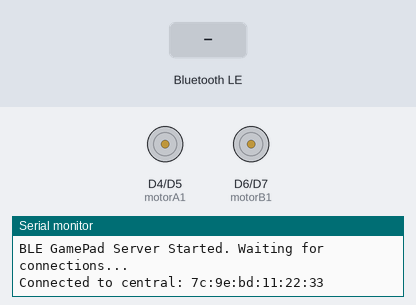
Bench run of a sketch on a simulated Arduino Nano 33 IoT. On the bench: motor-driver pin pairs drawn as motors (green arrow = first pin HIGH = forward, orange = second pin HIGH = backward, longer = more drive), the last lines printed to the serial monitor. The test bench sets the inputs (shaded band). Nothing arrives over Bluetooth unless stated; a phone connects over Bluetooth LE 3 s after start.

Above: at 3.8 s.
3.9 s: Bluetooth LE write "1" received
At 5.1 s:
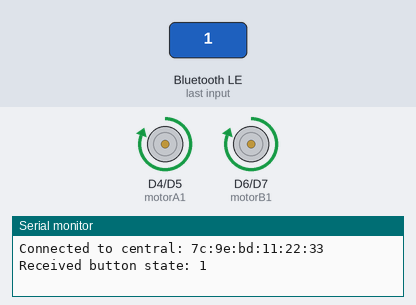
5.4 s: Bluetooth LE write "2" received
At 6.3 s:
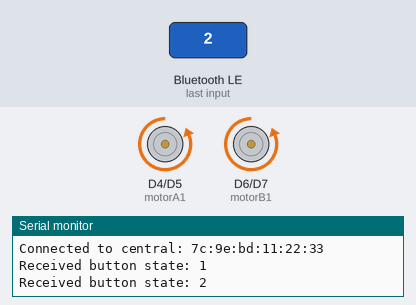
6.9 s: Bluetooth LE write "0" received
At 7.5 s:
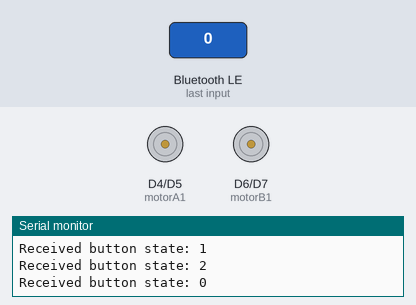
Timing chart, 0 to 9.9 s (numbered marks = the images above; inputs shaded):
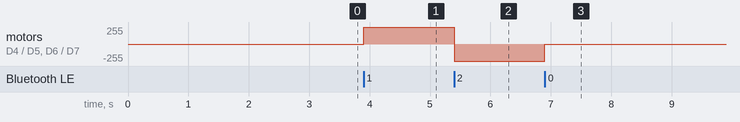

Measured:
- after the input at 3.9 s, motor on D4 (motorA1) / D5 (motorA2), motor on D6 (motorB1) / D7 (motorB2): stopped → forward 255/255 at once
- after the input at 5.4 s, motor on D4 (motorA1) / D5 (motorA2), motor on D6 (motorB1) / D7 (motorB2): forward 255/255 → backward 255/255 at once
- after the input at 6.9 s, motor on D4 (motorA1) / D5 (motorA2), motor on D6 (motorB1) / D7 (motorB2): backward 255/255 → stopped at once

The sketch:

Bluetooth_Motor_Driver.ino
```cpp
#include <ArduinoBLE.h>

// Motor control pins
const int motorA1 = 4;
const int motorA2 = 5;
const int motorB1 = 6;
const int motorB2 = 7;

// Define BLE Service and Characteristic
BLEService gamePadService("input random UUID");  // Random UUID for service
BLEByteCharacteristic gamePadCharacteristic("copy of UUID", BLERead | BLEWrite);

void setup() {
  Serial.begin(9600);
  while (!Serial);

  // Motor pins setup
  pinMode(motorA1, OUTPUT);
  pinMode(motorA2, OUTPUT);
  pinMode(motorB1, OUTPUT);
  pinMode(motorB2, OUTPUT);

  if (!BLE.begin()) {
    Serial.println("Starting BLE failed!");
    while (1);
  }

  BLE.setLocalName("ArduinoR4Bot");
  BLE.setAdvertisedService(gamePadService);

  gamePadService.addCharacteristic(gamePadCharacteristic);
  BLE.addService(gamePadService);

  gamePadCharacteristic.writeValue(0); // Initial state

  BLE.advertise();
  Serial.println("BLE GamePad Server Started. Waiting for connections...");
}

void loop() {
  BLEDevice central = BLE.central();

  if (central) {
    Serial.print("Connected to central: ");
    Serial.println(central.address());

    while (central.connected()) {
      if (gamePadCharacteristic.written()) {
        uint8_t buttonState = gamePadCharacteristic.value();

        Serial.print("Received button state: ");
        Serial.println(buttonState);

        driveMotors(buttonState);
      }
    }

    Serial.print("Disconnected from central: ");
    Serial.println(central.address());
    stopMotors(); // Stop motors on disconnect
  }
}

void driveMotors(uint8_t buttonState) {
  // You can customize this based on your Dabble mapping
  switch (buttonState) {
    case 1: // UP pressed
      moveForward();
      break;
    case 2: // DOWN pressed
      moveBackward();
      break;
    case 3: // LEFT pressed
      turnLeft();
      break;
    case 4: // RIGHT pressed
      turnRight();
      break;
    default:
      stopMotors();
      break;
  }
}

void moveForward() {
  digitalWrite(motorA1, HIGH);
  digitalWrite(motorA2, LOW);
  digitalWrite(motorB1, HIGH);
  digitalWrite(motorB2, LOW);
}

void moveBackward() {
  digitalWrite(motorA1, LOW);
  digitalWrite(motorA2, HIGH);
  digitalWrite(motorB1, LOW);
  digitalWrite(motorB2, HIGH);
}

void turnLeft() {
  digitalWrite(motorA1, LOW);
  digitalWrite(motorA2, HIGH);
  digitalWrite(motorB1, HIGH);
  digitalWrite(motorB2, LOW);
}

void turnRight() {
  digitalWrite(motorA1, HIGH);
  digitalWrite(motorA2, LOW);
  digitalWrite(motorB1, LOW);
  digitalWrite(motorB2, HIGH);
}

void stopMotors() {
  digitalWrite(motorA1, LOW);
  digitalWrite(motorA2, LOW);
  digitalWrite(motorB1, LOW);
  digitalWrite(motorB2, LOW);
}
```
